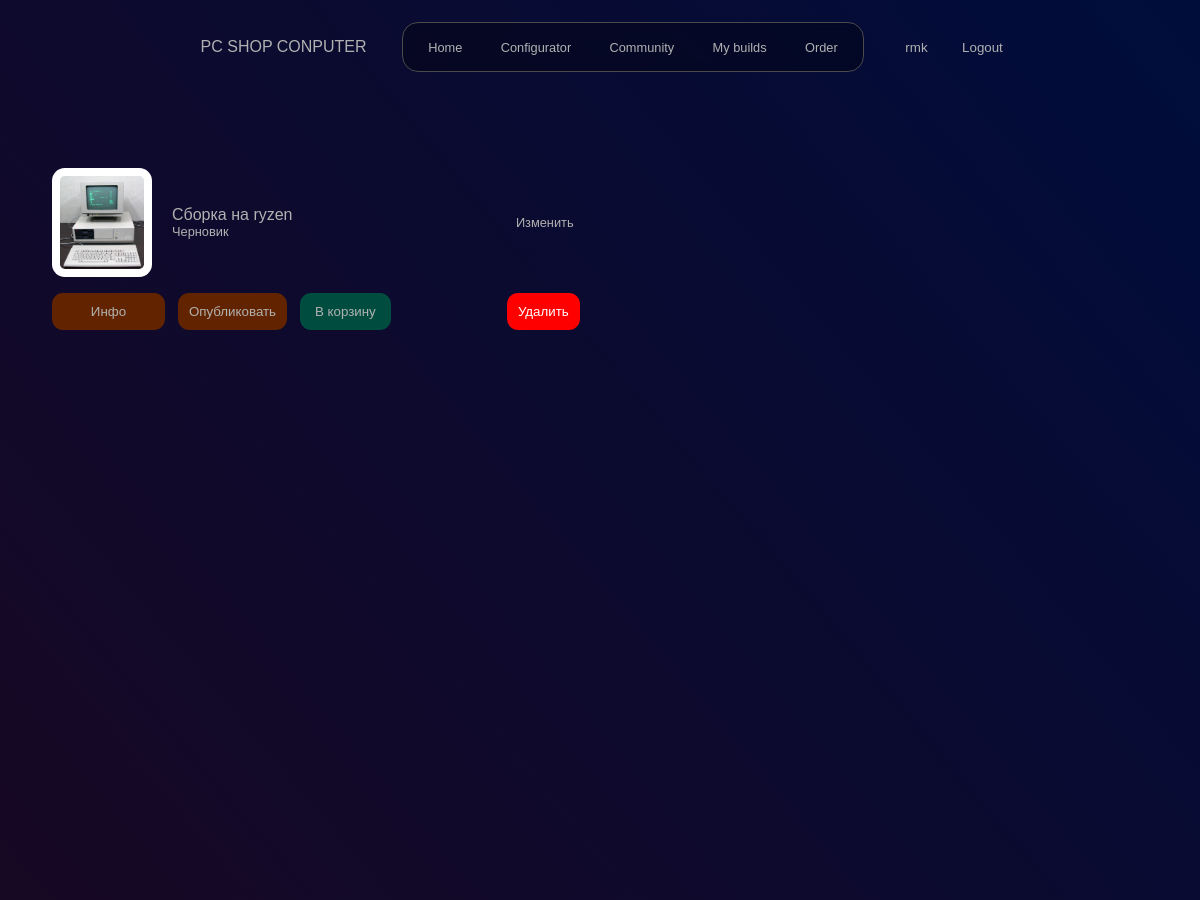
/mybuilds/ (signed in, upper part), run on an earlier commit of the app's database.
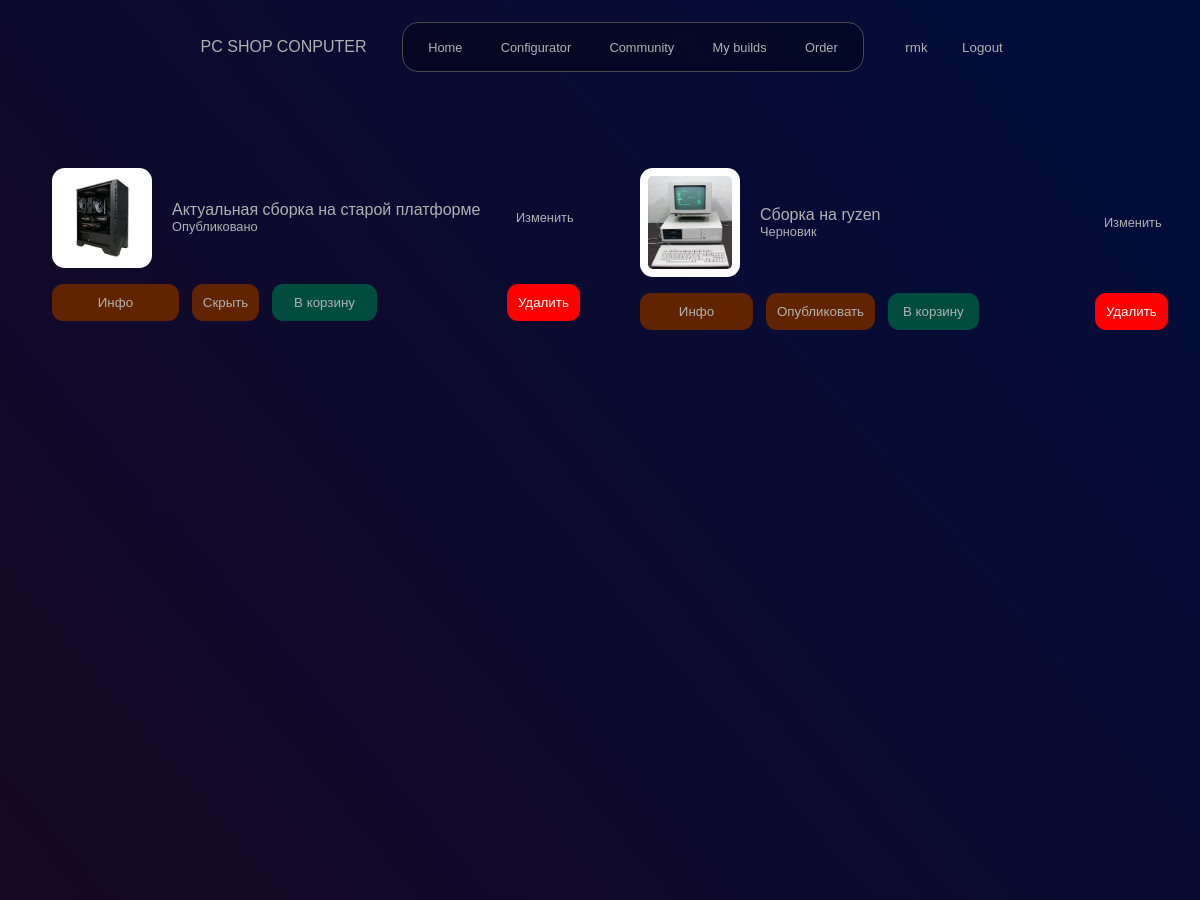
And on a later commit of the database.
### conputer/models.py (models this page shows, shortened)
class PCBuild(models.Model):
    title = models.CharField(
        max_length=200,
        verbose_name="Название сборки"
    )
    author = models.ForeignKey(User, on_delete=models.CASCADE, null=True, blank=True, verbose_name="Автор")
    is_published = models.BooleanField(default=False, verbose_name="Опубликовать в сообществе")
    created_at = models.DateTimeField(
        auto_now_add=True,
        verbose_name="Дата создания"
    )
    cpu = models.ForeignKey(
        Component,
        on_delete=models.SET_NULL,
        related_name="build_cpu",
        verbose_name="Процессор",
        limit_choices_to={'category__name__iexact': 'Процессор'},
        null=True,
        blank=True
    )
    gpu = models.ForeignKey(
        Component,
        on_delete=models.SET_NULL,
        related_name="build_gpu",
        verbose_name="Видеокарта",
        limit_choices_to={'category__name__iexact': 'Видеокарта'},
        null=True,
        blank=True
    )
    motherboard = models.ForeignKey(
        Component,
        on_delete=models.SET_NULL,
        related_name="build_mboard",
        verbose_name="Материнская плата",
        limit_choices_to={'category__name__iexact': 'Материнская плата'},
        null=True,
        blank=True
    )
    ram = models.ForeignKey(
        Component,
        on_delete=models.SET_NULL,
        related_name="build_ram",
        verbose_name="Оперативная память",
        limit_choices_to={'category__name__iexact': 'Оперативная память'},
        null=True,
        blank=True
    )
    powerSupply = models.ForeignKey(
        Component,
        on_delete=models.SET_NULL,
        related_name="build_powerSupply",
        verbose_name="Блок питания",
        limit_choices_to={'category__name__iexact': 'Блок питания'},
        null=True,
        blank=True
    )
    case = models.ForeignKey(
        Component,
        on_delete=models.SET_NULL,
        related_name="build_case",
        verbose_name="Корпус",
        limit_choices_to={'category__name__iexact': 'Корпус'},
        null=True,
        blank=True
    )
    storage_primary = models.ForeignKey(
        Component,
        on_delete=models.SET_NULL,
        related_name="build_storage_primary",
        verbose_name="Накопитель 1",
        limit_choices_to={'category__name__iexact': 'Накопитель'},
        null=True,
        blank=True
    )
    storage_primary_quantity = models.PositiveIntegerField(
        default=1,
        verbose_name="Количество накопителей 1"
    )
    storage_second = models.ForeignKey(
        Component,
        on_delete=models.SET_NULL,
        related_name="build_storage_second",
        verbose_name="Накопитель 2",
        limit_choices_to={'category__name__iexact': 'Накопитель'},
        null=True,
        blank=True
    )
    storage_second_quantity = models.PositiveIntegerField(
        default=1,
        verbose_name="Количество накопителей 2"
    )
    cooller = models.ForeignKey(
        Component,
        on_delete=models.SET_NULL,
        related_name="build_cooller",
        verbose_name="Кулер для процессора",
        limit_choices_to={'category__name__iexact': 'Кулер для процессора'},
        null=True,
        blank=True
    )
    coollerCase = models.ForeignKey(
        Component,
        on_delete=models.SET_NULL,
        related_name="build_coollerCase",
        verbose_name="Корпусный вентилятор",
        limit_choices_to={'category__name__iexact': 'Корпусный вентилятор'},
        null=True,
        blank=True
    )
    coollerCase_quantity = models.PositiveIntegerField(
        default=1,
        null=True,
        blank=True,
        verbose_name="Количество вентиляторов"
    )
    main_photo = models.FileField(
        upload_to='component_covers/',
        validators=[FileExtensionValidator(allowed_extensions=['jpg', 'jpeg', 'png', 'svg'])],
        verbose_name="Изображение (JPG, PNG, SVG)",
        null=True,
        blank=True
    )
    class Meta:
        verbose_name = "Сборка ПК"
        verbose_name_plural = "Сборки ПК"
    def get_total_price(self):
        total = 0
        items = [
            (self.cpu, 1),
            (self.gpu, 1),
            (self.motherboard, 1),
            (self.ram, 1),
            (self.powerSupply, 1),
            (self.case, 1),
            (self.cooller, 1),
            (self.storage_primary, self.storage_primary_quantity),
            (self.storage_second, self.storage_second_quantity),
            (self.coollerCase, self.coollerCase_quantity),
        ]
        for component, quantity in items:
            if component and hasattr(component, 'price'):
                total += component.price * quantity
        return total

### conputer/views.py (the view)
# urls.py: path('mybuilds/', views.mybuilds, name='mybuilds'),
@login_required
def mybuilds(request):
    user_builds = PCBuild.objects.filter(author=request.user).order_by('-id')
    return render(request, 'conputer/mybuilds.html', {'builds': user_builds})

### conputer/templates/conputer/mybuilds.html (shortened to what this page needs)
<!DOCTYPE html>
{% load static %}
<html lang="ru">
<head>
    <link rel="stylesheet" href="{% static 'conputer/css/style.css' %}">
</head>
<body>
    <header>
        <nav class="navbar" id="id1">
            <h1>PC SHOP CONPUTER</h1>
            <li class="navbar">
                <ul><a href="{% url 'home' %}">Home</a></ul>
                <ul><a href="{% url 'building' %}">Configurator</a></ul>
                <ul><a href="{% url 'build_list' %}">Community</a></ul>
                <ul><a href="{% url 'mybuilds' %}">My builds</a></ul>
                <ul><a href="{% url 'orders_view' %}">Order</a></ul>
            </li>
            <div class="flex">
            {% if user.is_authenticated %}
                <button class="autoris">{{ user.username }}</button>
                <form action="{% url 'logout' %}" method="post" style="display:inline;">
                    <button type="submit" class="autoris">Logout</button>
                </form>
            {% else %}
                <a href="{% url 'login' %}" class="autoris" id="regact">Log in</a>
                <a href="{% url 'signup' %}" class="autoris" id="regact">Sign Up</a>
            {% endif %}
            </div>
        </nav>
    </header>
<main>
    <div class="gridComponents gridmybuilds">
        {% for build in builds %}
            <div class="component_box mybuild">
                <div class="flex" id="infomybuild">
                    {% if build.main_photo %}
                        <img src="{{ build.main_photo.url }}" class="img_component">
                    {% else %}
                        <div class="img_component">Нет фото</div>
                    {% endif %}
                    <div>
                        <h2>{{ build.title }}</h2>
                        <p>{{ build.is_published|yesno:"Опубликовано,Черновик" }}</p>
                    </div>
                    <a href="{% url 'edit_build' build.id %}" class="action">Изменить</a>
                </div>
                <div class="componentActions">
                    <button class="actions info_btn fixw" data-modal="build-modal-{{ build.id }}">Инфо</button>
                    <form action="{% url 'toggle_publish' build.id %}" method="POST">
                        <button type="submit" class="actions fixw">
                            {{ build.is_published|yesno:"Скрыть,Опубликовать" }}
                        </button>
                    </form>
                    <form action="{% url 'add_to_cart' build.id %}" method="POST" style="flex: 1;">
                        <button type="submit" class="actions order_btn" style="background-color: #004d40 ; width: 100%;">
                            В корзину
                        </button>
                    </form>
                    <div class="spacer"></div>
                    <form action="{% url 'delete_build' build.id %}" method="POST" onsubmit="return confirm('Удалить сборку?')">
                        <button type="submit" class="actions fixw delete">Удалить</button>
                    </form>
                </div>
            </div>
        {% endfor %}
    </div>
</main>
</body>

What changed in the data, as far as the page shows it:
added PCBuild: main_photo (picture), title "Актуальная сборка на старой платформе", is_published "Опубликовано", is_published "Скрыть"
